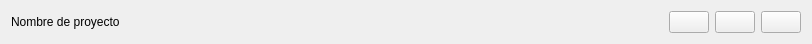
<?xml version="1.0" encoding="UTF-8"?>
<ui version="4.0">
 <class>Element</class>
 <widget class="QWidget" name="Element">
  <property name="geometry">
   <rect>
    <x>0</x>
    <y>0</y>
    <width>812</width>
    <height>42</height>
   </rect>
  </property>
  <property name="sizePolicy">
   <sizepolicy hsizetype="Minimum" vsizetype="Minimum">
    <horstretch>0</horstretch>
    <verstretch>0</verstretch>
   </sizepolicy>
  </property>
  <property name="windowTitle">
   <string>Proyectos</string>
  </property>
  <layout class="QHBoxLayout" name="horizontalLayout">
   <item>
    <widget class="QLabel" name="lblProjectName">
     <property name="sizePolicy">
      <sizepolicy hsizetype="Expanding" vsizetype="Preferred">
       <horstretch>0</horstretch>
       <verstretch>0</verstretch>
      </sizepolicy>
     </property>
     <property name="text">
      <string>Nombre de proyecto</string>
     </property>
    </widget>
   </item>
   <item>
    <widget class="QPushButton" name="btnEdit">
     <property name="styleSheet">
      <string notr="true"/>
     </property>
     <property name="text">
      <string/>
     </property>
     <property name="icon">
      <iconset resource="../../resources.qrc">
       <normaloff>:/icons/views/assets/ic--outline-edit.svg</normaloff>:/icons/views/assets/ic--outline-edit.svg</iconset>
     </property>
    </widget>
   </item>
   <item>
    <widget class="QPushButton" name="btnPreview">
     <property name="text">
      <string/>
     </property>
     <property name="icon">
      <iconset resource="../../resources.qrc">
       <normaloff>:/icons/views/assets/ic--outline-remove-red-eye.svg</normaloff>:/icons/views/assets/ic--outline-remove-red-eye.svg</iconset>
     </property>
    </widget>
   </item>
   <item>
    <widget class="QPushButton" name="btnDelete">
     <property name="text">
      <string/>
     </property>
     <property name="icon">
      <iconset resource="../../resources.qrc">
       <normaloff>:/icons/views/assets/ic--outline-delete.svg</normaloff>:/icons/views/assets/ic--outline-delete.svg</iconset>
     </property>
    </widget>
   </item>
  </layout>
 </widget>
 <resources>
  <include location="../../resources.qrc"/>
 </resources>
 <connections/>
</ui>
